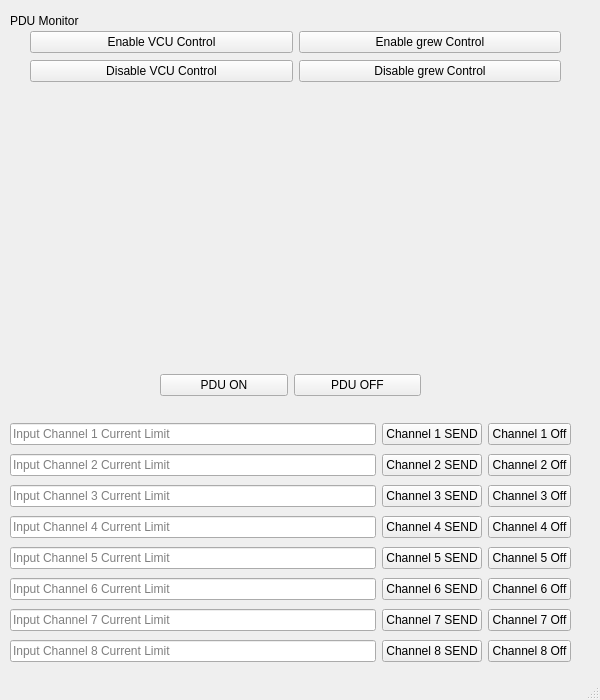
<?xml version="1.0" encoding="UTF-8"?>
<ui version="4.0">
 <class>MainWindow</class>
 <widget class="QMainWindow" name="MainWindow">
  <property name="geometry">
   <rect>
    <x>0</x>
    <y>0</y>
    <width>600</width>
    <height>700</height>
   </rect>
  </property>
  <property name="windowTitle">
   <string>MainWindow</string>
  </property>
  <widget class="QWidget" name="centralwidget">
   <widget class="QLabel" name="label">
    <property name="geometry">
     <rect>
      <x>10</x>
      <y>10</y>
      <width>91</width>
      <height>21</height>
     </rect>
    </property>
    <property name="text">
     <string>PDU Monitor</string>
    </property>
   </widget>
   <widget class="PlotWidget" name="graph" native="true">
    <property name="geometry">
     <rect>
      <x>30</x>
      <y>100</y>
      <width>531</width>
      <height>261</height>
     </rect>
    </property>
   </widget>
   <widget class="QWidget" name="gridLayoutWidget">
    <property name="geometry">
     <rect>
      <x>30</x>
      <y>30</y>
      <width>531</width>
      <height>54</height>
     </rect>
    </property>
    <layout class="QGridLayout" name="gridLayout">
     <item row="0" column="0">
      <widget class="QPushButton" name="enableVCU">
       <property name="text">
        <string>Enable VCU Control</string>
       </property>
       <property name="checkable">
        <bool>true</bool>
       </property>
       <property name="autoExclusive">
        <bool>true</bool>
       </property>
       <attribute name="buttonGroup">
        <string notr="true">buttonGroup</string>
       </attribute>
      </widget>
     </item>
     <item row="0" column="1">
      <widget class="QPushButton" name="enableGrew_2">
       <property name="text">
        <string>Enable grew Control</string>
       </property>
       <property name="checkable">
        <bool>true</bool>
       </property>
       <property name="autoExclusive">
        <bool>true</bool>
       </property>
       <attribute name="buttonGroup">
        <string notr="true">buttonGroup_2</string>
       </attribute>
      </widget>
     </item>
     <item row="1" column="0">
      <widget class="QPushButton" name="disableVCU">
       <property name="text">
        <string>Disable VCU Control</string>
       </property>
       <property name="checkable">
        <bool>true</bool>
       </property>
       <property name="autoExclusive">
        <bool>true</bool>
       </property>
       <attribute name="buttonGroup">
        <string notr="true">buttonGroup</string>
       </attribute>
      </widget>
     </item>
     <item row="1" column="1">
      <widget class="QPushButton" name="disableGrew">
       <property name="text">
        <string>Disable grew Control</string>
       </property>
       <property name="checkable">
        <bool>true</bool>
       </property>
       <property name="autoExclusive">
        <bool>true</bool>
       </property>
       <attribute name="buttonGroup">
        <string notr="true">buttonGroup_2</string>
       </attribute>
      </widget>
     </item>
    </layout>
   </widget>
   <widget class="QWidget" name="gridLayoutWidget_2">
    <property name="geometry">
     <rect>
      <x>10</x>
      <y>420</y>
      <width>561</width>
      <height>253</height>
     </rect>
    </property>
    <layout class="QGridLayout" name="gridLayout_2">
     <item row="4" column="1">
      <widget class="QLineEdit" name="lineEdit_5">
       <property name="placeholderText">
        <string>Input Channel 5 Current Limit</string>
       </property>
      </widget>
     </item>
     <item row="0" column="2">
      <widget class="QPushButton" name="pushButton">
       <property name="text">
        <string>Channel 1 SEND</string>
       </property>
       <property name="checkable">
        <bool>false</bool>
       </property>
       <property name="checked">
        <bool>false</bool>
       </property>
      </widget>
     </item>
     <item row="0" column="1">
      <widget class="QLineEdit" name="lineEdit_2">
       <property name="text">
        <string/>
       </property>
       <property name="placeholderText">
        <string>Input Channel 1 Current Limit</string>
       </property>
      </widget>
     </item>
     <item row="0" column="3">
      <widget class="QPushButton" name="pushButton_2">
       <property name="text">
        <string>Channel 1 Off</string>
       </property>
      </widget>
     </item>
     <item row="3" column="1">
      <widget class="QLineEdit" name="lineEdit_4">
       <property name="placeholderText">
        <string>Input Channel 4 Current Limit</string>
       </property>
      </widget>
     </item>
     <item row="2" column="1">
      <widget class="QLineEdit" name="lineEdit_3">
       <property name="placeholderText">
        <string>Input Channel 3 Current Limit</string>
       </property>
      </widget>
     </item>
     <item row="6" column="1">
      <widget class="QLineEdit" name="lineEdit_7">
       <property name="placeholderText">
        <string>Input Channel 7 Current Limit</string>
       </property>
      </widget>
     </item>
     <item row="1" column="1">
      <widget class="QLineEdit" name="lineEdit">
       <property name="placeholderText">
        <string>Input Channel 2 Current Limit</string>
       </property>
      </widget>
     </item>
     <item row="2" column="3">
      <widget class="QPushButton" name="pushButton_11">
       <property name="text">
        <string>Channel 3 Off</string>
       </property>
      </widget>
     </item>
     <item row="2" column="2">
      <widget class="QPushButton" name="pushButton_4">
       <property name="text">
        <string>Channel 3 SEND</string>
       </property>
      </widget>
     </item>
     <item row="3" column="2">
      <widget class="QPushButton" name="pushButton_5">
       <property name="text">
        <string>Channel 4 SEND</string>
       </property>
      </widget>
     </item>
     <item row="4" column="2">
      <widget class="QPushButton" name="pushButton_6">
       <property name="text">
        <string>Channel 5 SEND</string>
       </property>
      </widget>
     </item>
     <item row="7" column="2">
      <widget class="QPushButton" name="pushButton_9">
       <property name="text">
        <string>Channel 8 SEND</string>
       </property>
      </widget>
     </item>
     <item row="3" column="3">
      <widget class="QPushButton" name="pushButton_12">
       <property name="text">
        <string>Channel 4 Off</string>
       </property>
      </widget>
     </item>
     <item row="1" column="3">
      <widget class="QPushButton" name="pushButton_10">
       <property name="text">
        <string>Channel 2 Off</string>
       </property>
      </widget>
     </item>
     <item row="6" column="2">
      <widget class="QPushButton" name="pushButton_8">
       <property name="text">
        <string>Channel 7 SEND</string>
       </property>
      </widget>
     </item>
     <item row="5" column="2">
      <widget class="QPushButton" name="pushButton_7">
       <property name="text">
        <string>Channel 6 SEND</string>
       </property>
      </widget>
     </item>
     <item row="4" column="3">
      <widget class="QPushButton" name="pushButton_13">
       <property name="text">
        <string>Channel 5 Off</string>
       </property>
      </widget>
     </item>
     <item row="6" column="3">
      <widget class="QPushButton" name="pushButton_15">
       <property name="text">
        <string>Channel 7 Off</string>
       </property>
      </widget>
     </item>
     <item row="7" column="3">
      <widget class="QPushButton" name="pushButton_16">
       <property name="text">
        <string>Channel 8 Off</string>
       </property>
      </widget>
     </item>
     <item row="5" column="3">
      <widget class="QPushButton" name="pushButton_14">
       <property name="text">
        <string>Channel 6 Off</string>
       </property>
      </widget>
     </item>
     <item row="5" column="1">
      <widget class="QLineEdit" name="lineEdit_6">
       <property name="placeholderText">
        <string>Input Channel 6 Current Limit</string>
       </property>
      </widget>
     </item>
     <item row="7" column="1">
      <widget class="QLineEdit" name="lineEdit_8">
       <property name="placeholderText">
        <string>Input Channel 8 Current Limit</string>
       </property>
      </widget>
     </item>
     <item row="1" column="2">
      <widget class="QPushButton" name="pushButton_3">
       <property name="text">
        <string>Channel 2 SEND</string>
       </property>
      </widget>
     </item>
    </layout>
   </widget>
   <widget class="QWidget" name="horizontalLayoutWidget">
    <property name="geometry">
     <rect>
      <x>160</x>
      <y>360</y>
      <width>261</width>
      <height>51</height>
     </rect>
    </property>
    <layout class="QHBoxLayout" name="horizontalLayout">
     <item>
      <widget class="QPushButton" name="pushButton_18">
       <property name="text">
        <string>PDU ON</string>
       </property>
      </widget>
     </item>
     <item>
      <widget class="QPushButton" name="pushButton_17">
       <property name="text">
        <string>PDU OFF</string>
       </property>
      </widget>
     </item>
    </layout>
   </widget>
  </widget>
  <widget class="QMenuBar" name="menubar">
   <property name="geometry">
    <rect>
     <x>0</x>
     <y>0</y>
     <width>600</width>
     <height>22</height>
    </rect>
   </property>
  </widget>
  <widget class="QStatusBar" name="statusbar"/>
 </widget>
 <customwidgets>
  <customwidget>
   <class>PlotWidget</class>
   <extends>QWidget</extends>
   <header location="global">pyqtgraph.h</header>
   <container>1</container>
  </customwidget>
 </customwidgets>
 <resources/>
 <connections/>
 <buttongroups>
  <buttongroup name="buttonGroup"/>
  <buttongroup name="buttonGroup_2"/>
 </buttongroups>
</ui>
